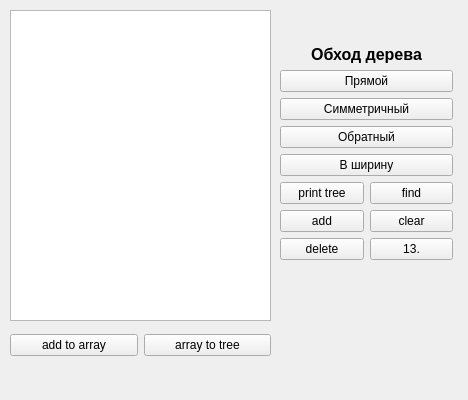
<?xml version="1.0" encoding="UTF-8"?>
<ui version="4.0">
 <class>MainWindow</class>
 <widget class="QMainWindow" name="MainWindow">
  <property name="geometry">
   <rect>
    <x>0</x>
    <y>0</y>
    <width>468</width>
    <height>400</height>
   </rect>
  </property>
  <property name="windowTitle">
   <string>MainWindow</string>
  </property>
  <widget class="QWidget" name="centralwidget">
   <widget class="QTableView" name="tableView">
    <property name="geometry">
     <rect>
      <x>10</x>
      <y>10</y>
      <width>261</width>
      <height>311</height>
     </rect>
    </property>
   </widget>
   <widget class="QWidget" name="horizontalLayoutWidget">
    <property name="geometry">
     <rect>
      <x>10</x>
      <y>330</y>
      <width>261</width>
      <height>31</height>
     </rect>
    </property>
    <layout class="QHBoxLayout" name="horizontalLayout">
     <item>
      <widget class="QPushButton" name="addButton">
       <property name="text">
        <string>add to array</string>
       </property>
      </widget>
     </item>
     <item>
      <widget class="QPushButton" name="tableToTreeButton">
       <property name="text">
        <string>array to tree</string>
       </property>
      </widget>
     </item>
    </layout>
   </widget>
   <widget class="QWidget" name="verticalLayoutWidget_2">
    <property name="geometry">
     <rect>
      <x>280</x>
      <y>10</y>
      <width>173</width>
      <height>285</height>
     </rect>
    </property>
    <layout class="QVBoxLayout" name="verticalLayout_2">
     <item>
      <layout class="QVBoxLayout" name="verticalLayout">
       <item>
        <widget class="QLabel" name="label">
         <property name="sizePolicy">
          <sizepolicy hsizetype="Minimum" vsizetype="Fixed">
           <horstretch>0</horstretch>
           <verstretch>0</verstretch>
          </sizepolicy>
         </property>
         <property name="font">
          <font>
           <pointsize>12</pointsize>
           <bold>true</bold>
          </font>
         </property>
         <property name="text">
          <string>Обход дерева</string>
         </property>
         <property name="alignment">
          <set>Qt::AlignCenter</set>
         </property>
        </widget>
       </item>
       <item>
        <widget class="QPushButton" name="directBypassButton">
         <property name="sizePolicy">
          <sizepolicy hsizetype="Minimum" vsizetype="Fixed">
           <horstretch>0</horstretch>
           <verstretch>0</verstretch>
          </sizepolicy>
         </property>
         <property name="text">
          <string>Прямой</string>
         </property>
        </widget>
       </item>
       <item>
        <widget class="QPushButton" name="symmetricalBypassButton">
         <property name="text">
          <string>Симметричный</string>
         </property>
        </widget>
       </item>
       <item>
        <widget class="QPushButton" name="backBypassButton">
         <property name="text">
          <string>Обратный</string>
         </property>
        </widget>
       </item>
       <item>
        <widget class="QPushButton" name="widthBypassButton">
         <property name="text">
          <string>В ширину</string>
         </property>
        </widget>
       </item>
       <item>
        <layout class="QGridLayout" name="gridLayout">
         <item row="0" column="0">
          <widget class="QPushButton" name="printTreeButton">
           <property name="text">
            <string>print tree</string>
           </property>
          </widget>
         </item>
         <item row="1" column="0">
          <widget class="QPushButton" name="addItemButton">
           <property name="text">
            <string>add</string>
           </property>
          </widget>
         </item>
         <item row="2" column="0">
          <widget class="QPushButton" name="deleteItemButton">
           <property name="text">
            <string>delete</string>
           </property>
          </widget>
         </item>
         <item row="0" column="1">
          <widget class="QPushButton" name="findItemButton">
           <property name="text">
            <string>find</string>
           </property>
          </widget>
         </item>
         <item row="1" column="1">
          <widget class="QPushButton" name="clearButton">
           <property name="text">
            <string>clear</string>
           </property>
          </widget>
         </item>
         <item row="2" column="1">
          <widget class="QPushButton" name="variantButton">
           <property name="text">
            <string>13.</string>
           </property>
          </widget>
         </item>
        </layout>
       </item>
      </layout>
     </item>
    </layout>
   </widget>
  </widget>
  <widget class="QMenuBar" name="menubar">
   <property name="geometry">
    <rect>
     <x>0</x>
     <y>0</y>
     <width>468</width>
     <height>25</height>
    </rect>
   </property>
  </widget>
 </widget>
 <resources/>
 <connections/>
</ui>
